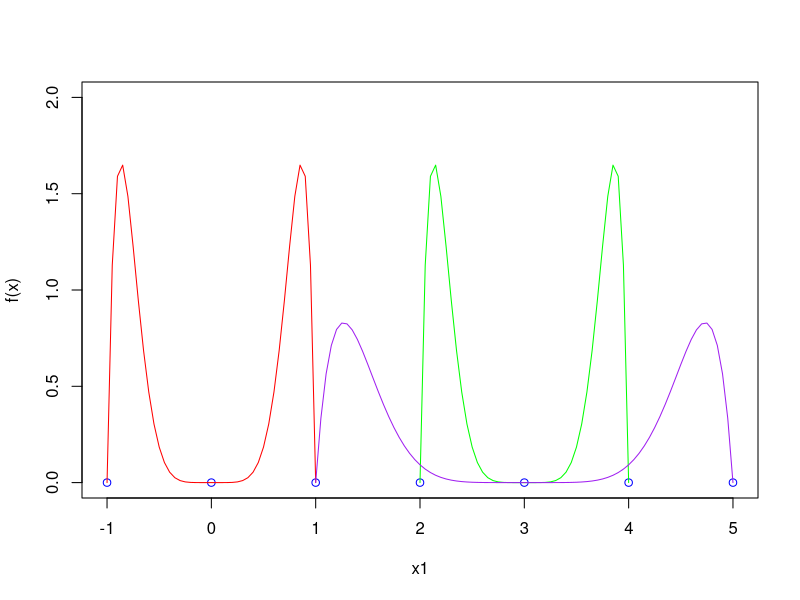
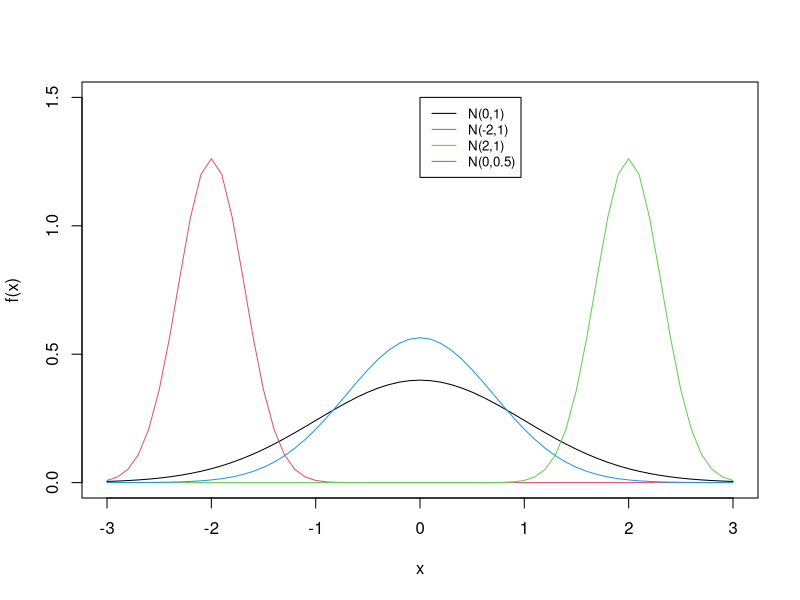

The R source for these figures, in order:
## ---- chunk 1
knitr::opts_chunk$set(echo = TRUE)
## ---- chunk 2
##the sequences for where each equation applies
x1 <- seq(-1,5,1)
x2 <- seq(-1,1,0.05)
x3 <- seq(2, 4, 0.05)
x4 <- seq(1,5,0.05)

##the plots themselves for each sequence
plot(x1, 0*x1,type="p", col="blue",ylab="f(x)",ylim=c(0,2)) #ylim=c(0,0.1)
lines(x2,(63/4)*(x2^6-x2^8), col="red")
lines(x3,(63/4)*((x3-3)^6 - (x3-3)^8), col="green")
lines(x4,(63/8)*(((x4-3)/2)^6 - ((x4-3)/2)^8), col="purple")
## ---- chunk 3
ylim=c(0,1.5)
plot(seq(-3,3,.1),dnorm(seq(-3,3,.1)),type="l",ylim=ylim,col = 1,xlab = "x",ylab = "f(x)")
lines(seq(-3,3,.1),dnorm(seq(-3,3,.1),mean=-2,sd=sqrt(.1)),type="l",col=2)
lines(seq(-3,3,.1),dnorm(seq(-3,3,.1),mean=2,sd=sqrt(.1)),type="l",col=3)
lines(seq(-3,3,.1),dnorm(seq(-3,3,.1),mean=0,sd=sqrt(0.5)),type="l",col=4)
legend(0, 1.5, legend=c("N(0,1)", "N(-2,1)","N(2,1)","N(0,0.5)"),col=c(1:4), lty=1,cex = 0.8)
